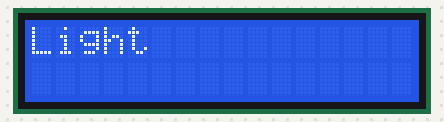
The sketch below on a simulated Arduino Uno, built with avr-gcc and run on an emulated ATmega328P. Parts: 16×2 character LCD.

Above: at 0.1 s.
At 5.2 s:
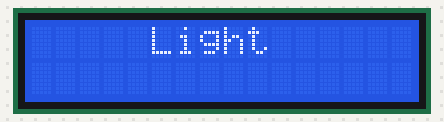
At 9.2 s:
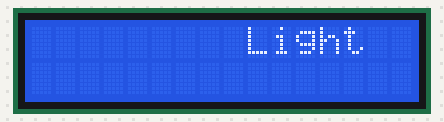
At 19.3 s:
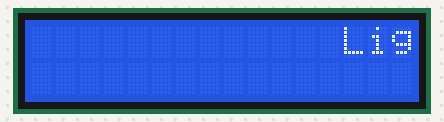
At 28.4 s:
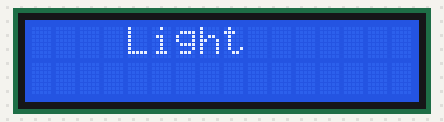
At 38.4 s:
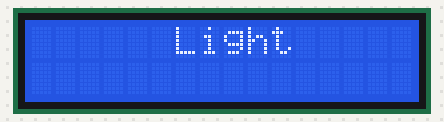

Measured:
- what the display in image 1 shows lasts 1.0 s, from 5.1 s to 6.1 s

The sketch:

sketch_oct17bLCD.ino
```cpp
// (licence header left out)
//Load libraries
#include <Wire.h>
#include <LCD.h>
#include <LiquidCrystal_I2C.h>

 //Define address for the Serial LCD display.
#define I2C_ADDR  0x3f  //If 0x3f doesn't work change this to 0x27
#define BACKLIGHT_PIN  3

//Initialise the Serial LCD.
LiquidCrystal_I2C lcd(I2C_ADDR, 2,1,0,4,5,6,7); //These pin numbers are hard coded in on the serial backpack board.

void setup()
 {
    lcd.begin (16,2);     //Initalize the LCD.
    lcd.setBacklightPin(3,POSITIVE);//Setup the backlight.
    lcd.setBacklight(HIGH); //Switch on the backlight.


 }

void loop(){
  for(int x = 0; x<16; x++){
  lcd.clear();
    lcd.setCursor(x,0);   //goto first column  and first line (0,0)
    lcd.print("Light");     //Print at cursor Location
    delay(1000);
  }
  for(int x = 16; x>0; x--){
  lcd.clear();
    lcd.setCursor(x,0);   //goto first column  and first line (0,0)
    lcd.print("Light");     //Print at cursor Location
    delay(1000);
  }

  }
```
